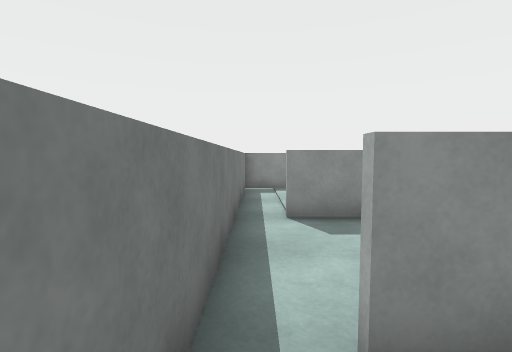
View 1 (above)

20 first-person views from a walk through a scene from a Unity 3-D project. The camera is 1.2 m above the floor, tilts 4° down and sees 85° across. The floor is counted in squares, 1 m on a side. Each view is taken from the middle of a square. On the plan, view 1 faces up. The plan holds only what a view shows up to about 13 squares ahead; the rest is blank.

View 2
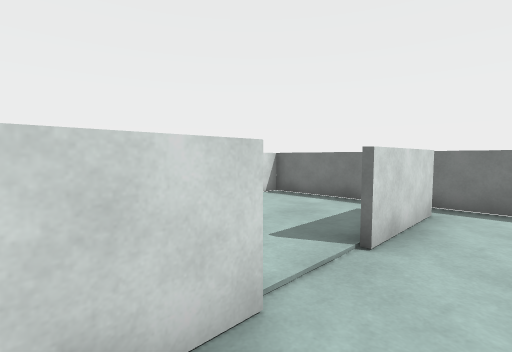

View 3
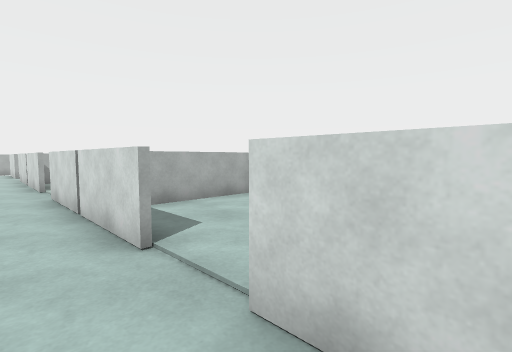

View 4
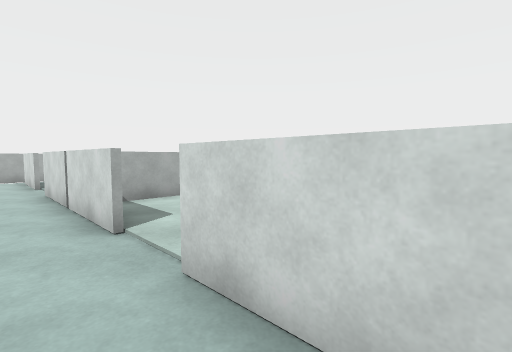

View 5
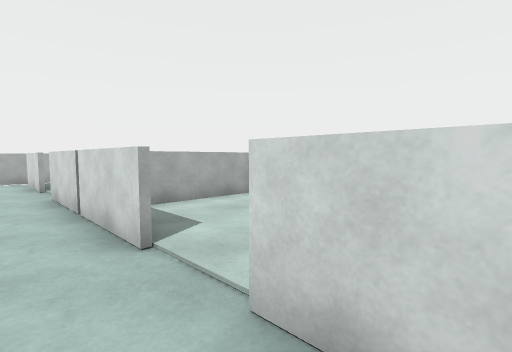

View 6
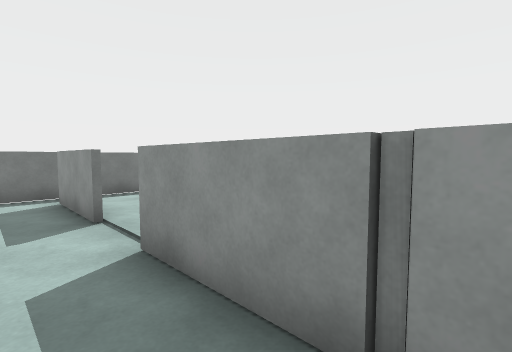

View 7
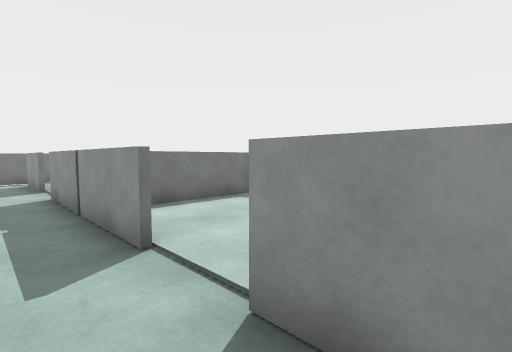

View 8
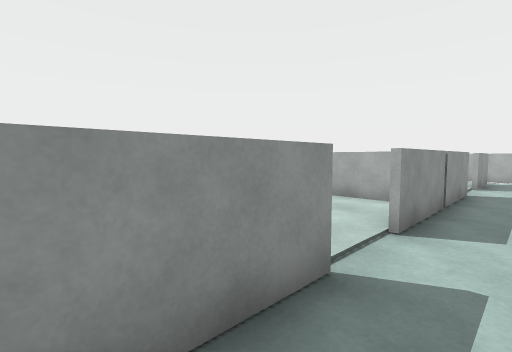

View 9
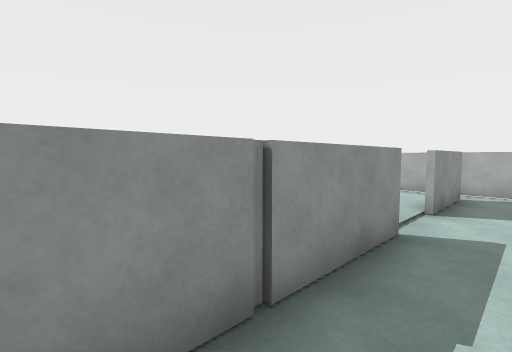

View 10
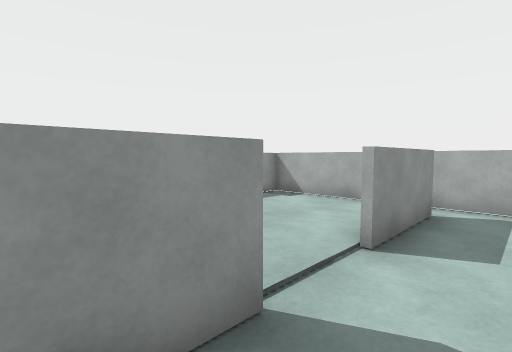

View 11
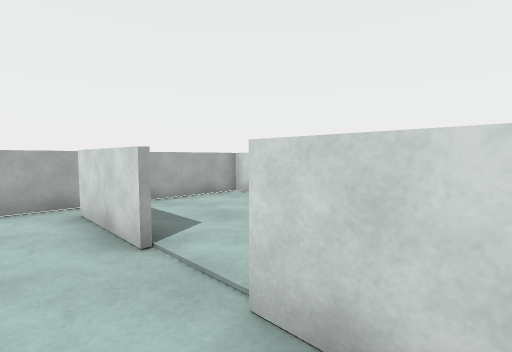

View 12
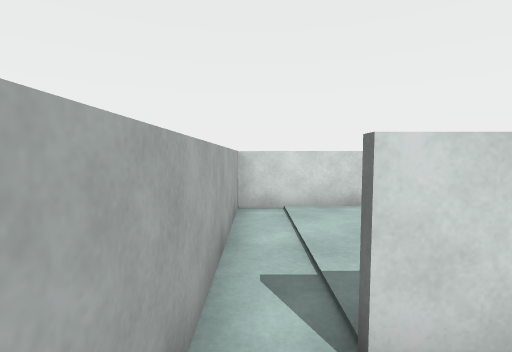

View 13
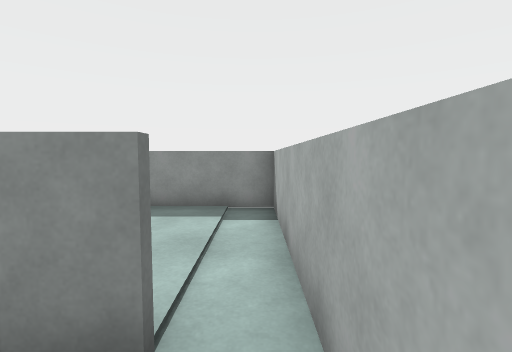

View 14
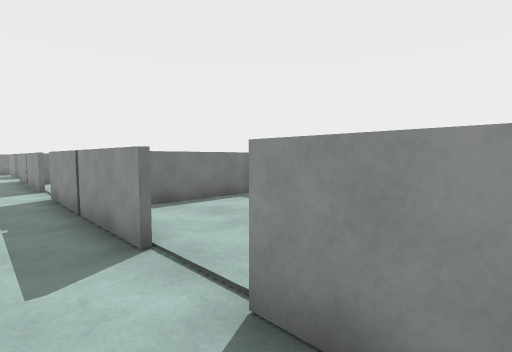

View 15
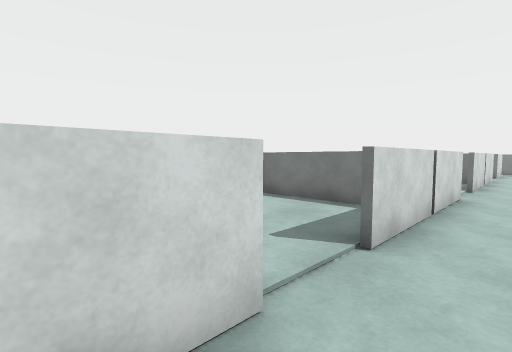

View 16
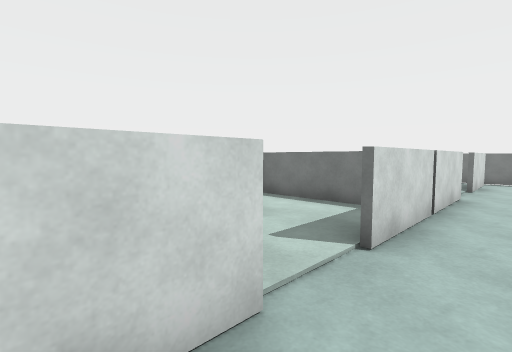

View 17
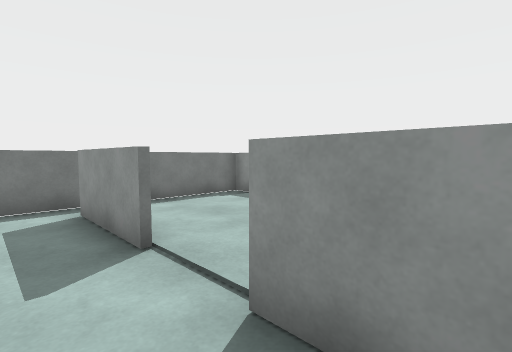

View 18
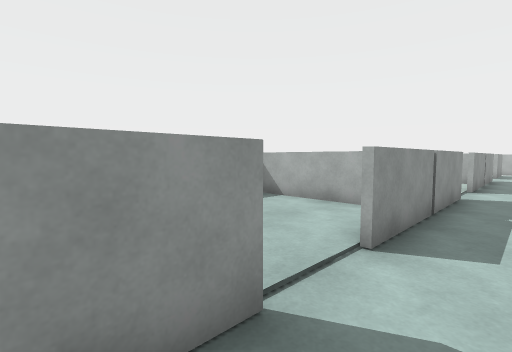

View 19
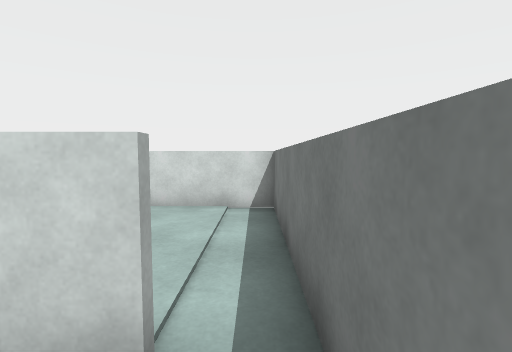

View 20
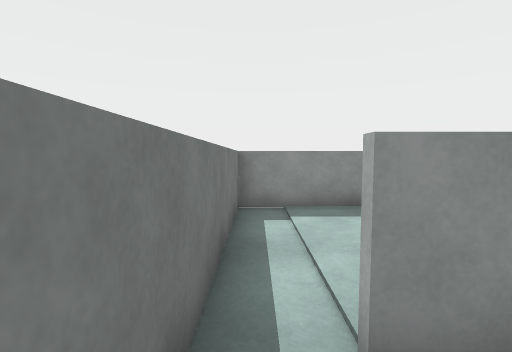

### Floor plan
Points are (right, up) in squares from view 1. A wall is a line through its corners. A room is listed if a view was taken in it or the views show most of it. See-through windows are left out.
Room 1 (view 1)
walls: (1.4, 1.4) (0.5, 1.4); (8.4, -3.1) (8.4, 0.1); (-0.4, 1.5) (-0.4, -3.4) (2.5, -3.4)
ways out: opening at (0, 1) to room 2; opening at (4.5, 1) to room 2
Room 2 (views 2, 3, 4, 5, 6, 7, 8, 9, 10, 11, 12, 13, 14, 15, 16, 17, 18, 19, 20)
walls: (13.4, 1.6) (19.5, 1.6); (11.6, 5.4) (5.5, 5.4); (5.4, 1.6) (11.5, 1.6); (19.6, 5.4) (13.5, 5.4); (3.6, 5.4) (0.5, 5.4); (21.4, 1.6) (24.5, 1.6); (0.5, 1.6) (3.5, 1.6); (-0.4, 5.5) (-0.4, 1.5); (24.5, 5.4) (21.5, 5.4); (25.4, 4.2) (25.4, 5.4); (25.4, 1.6) (25.4, 2.8)
ways out: opening at (0, 1) to room 1; opening at (4.5, 1) to room 1; opening at (0, 5); opening at (4.5, 5); opening at (12.5, 1); opening at (12.5, 5); opening at (20.5, 1); opening at (20.5, 5); opening at (25, 1); opening at (25, 5)

Where each view was taken, in squares from view 1:
view 1: 0 up, 0 right, facing up
view 2: 3 up, 7 right, facing down-left
view 3: 3 up, 2 right, facing down-right
view 4: 3 up, 9 right, facing down-right
view 5: 3 up, 10 right, facing down-right
view 6: 4 up, 9 right, facing up-left
view 7: 4 up, 15 right, facing up-left
view 8: 4 up, 9 right, facing up-right
view 9: 4 up, 15 right, facing up-right
view 10: 4 up, 18 right, facing up-right
view 11: 3 up, 18 right, facing down-right
view 12: 3 up, 25 right, facing down
view 13: 4 up, 25 right, facing up
view 14: 4 up, 23 right, facing up-left
view 15: 3 up, 23 right, facing down-left
view 16: 3 up, 15 right, facing down-left
view 17: 4 up, 7 right, facing up-left
view 18: 4 up, 2 right, facing up-right
view 19: 3 up, 0 right, facing down
view 20: 4 up, 0 right, facing up
